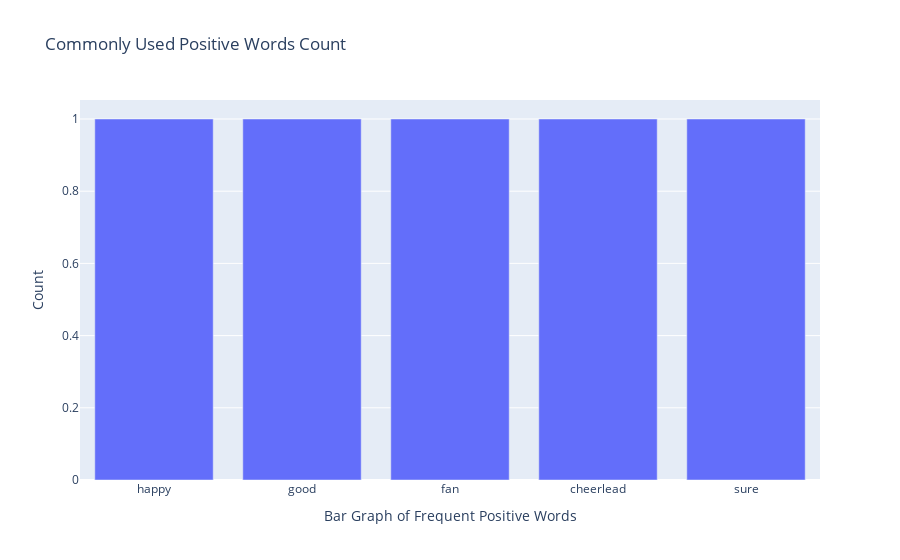

Notebook code cell kept with this figure:
### Code cell
# how many common words to display
no_of_words = 20

# Most common positive words
pos_freq_df = pd.DataFrame(frequent_pos_words.most_common(no_of_words))
pos_freq_df = pos_freq_df.rename(columns = {0: "Bar Graph of Frequent Positive Words", 1: "Count"}, inplace=False)

fig = px.bar(pos_freq_df, x = "Bar Graph of Frequent Positive Words", y = "Count", title = "Commonly Used Positive Words Count")

fig.show()
type(fig)

### Figure 1 — Plotly figure (JSON) as saved in the notebook; plotly's stock layout.template omitted (floating-point values rounded to 4 significant figures)
{"data": [{"alignmentgroup": "True", "hovertemplate": "Bar Graph of Frequent Positive Words=%{x}<br>Count=%{y}<extra></extra>", "legendgroup": "", "marker": {"color": "#636efa", "pattern": {"shape": ""}}, "name": "", "offsetgroup": "", "orientation": "v", "showlegend": false, "textposition": "auto", "type": "bar", "x": ["happy", "good", "fan", "cheerlead", "sure"], "xaxis": "x", "y": [1, 1, 1, 1, 1], "yaxis": "y"}], "layout": {"barmode": "relative", "legend": {"tracegroupgap": 0}, "title": {"text": "Commonly Used Positive Words Count"}, "xaxis": {"anchor": "y", "domain": [0, 1], "title": {"text": "Bar Graph of Frequent Positive Words"}}, "yaxis": {"anchor": "x", "domain": [0, 1], "title": {"text": "Count"}}}}
